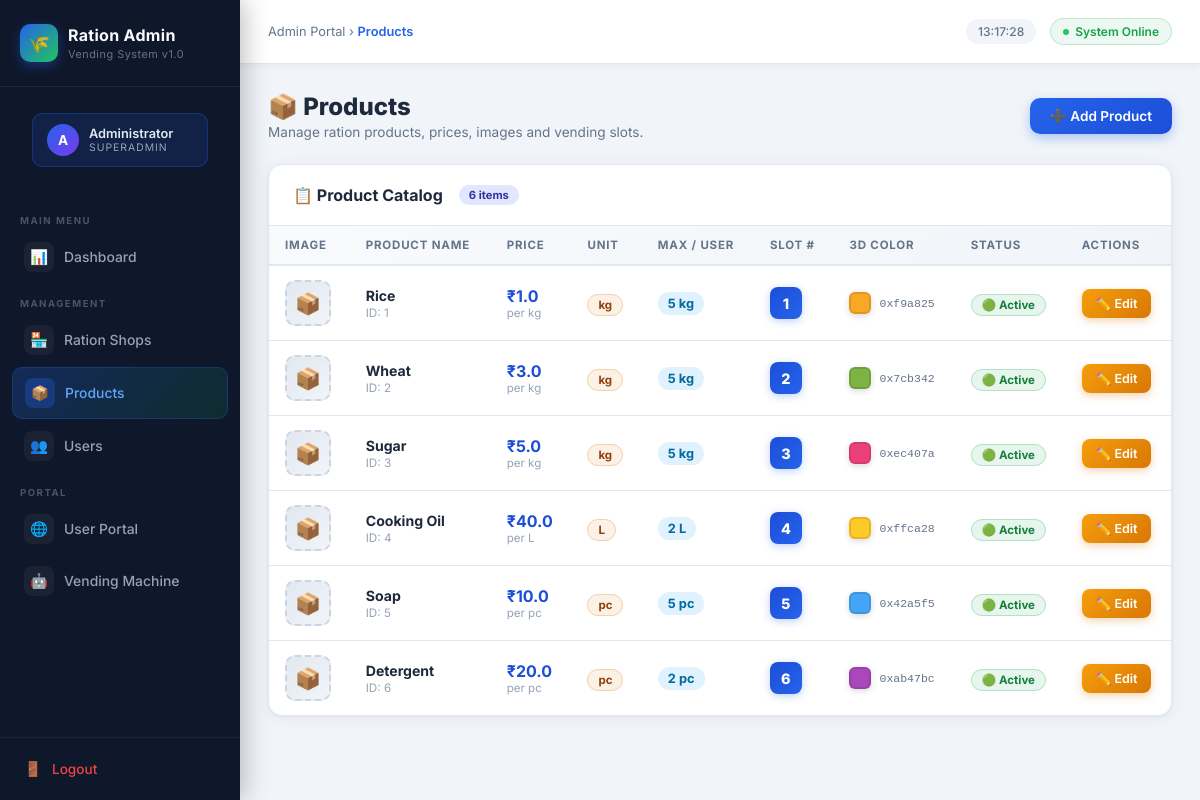
The app's page /admin/products (signed in) with its own data.
### models.py (models this page shows)
class Product(db.Model):
    __tablename__ = 'product'
    id = db.Column(db.Integer, primary_key=True)
    name = db.Column(db.String(100), nullable=False)
    price = db.Column(db.Float, nullable=False)
    unit = db.Column(db.String(20), default="kg")
    max_limit = db.Column(db.Integer, default=5)
    image_url = db.Column(db.String(255), default="")
    slot_number = db.Column(db.Integer, unique=True) # 1 to 6 mapped to vending machine keys
    hex_color = db.Column(db.String(10), default="0x00e676") # e.g. 0xf9a825 for 3D model
    is_active = db.Column(db.Boolean, default=True)
    order_items = db.relationship('OrderItem', backref='product', lazy=True)

### admin_routes.py (the view)
@admin_bp.route('/products')
@admin_required
def products():
    all_products = Product.query.all()
    return render_template('admin/products.html', products=all_products)

### admin_routes.py (called while the page is built)
def admin_required(f):
    from functools import wraps
    @wraps(f)
    @login_required
    def decorated_function(*args, **kwargs):
        if not current_user.is_admin:
            flash('Admin access required.', 'error')
            return redirect(url_for('main.dashboard'))
        return f(*args, **kwargs)
    return decorated_function

### templates/admin/products.html (shortened to what this page needs)
{% extends "admin/layout.html" %}
{% block breadcrumb %}Products{% endblock %}
{% block content %}
<div class="page-heading">
    <div>
        <h1>📦 Products</h1>
        <p>Manage ration products, prices, images and vending slots.</p>
    </div>
    <a href="{{ url_for('admin.add_product') }}" class="btn-blue">➕ Add Product</a>
</div>
<div class="a-card">
    <div class="a-card-header">
        <div class="a-card-title">📋 Product Catalog <span style="background:#e0e7ff;color:#3730a3;font-size:0.7rem;padding:3px 10px;border-radius:20px;margin-left:8px;font-weight:700;">{{ products|length }} items</span></div>
    </div>
    <div style="overflow-x:auto;">
        <table class="a-table">
            <thead>
                <tr>
                    <th>Image</th>
                    <th>Product Name</th>
                    <th>Price</th>
                    <th>Unit</th>
                    <th>Max / User</th>
                    <th>Slot #</th>
                    <th>3D Color</th>
                    <th>Status</th>
                    <th>Actions</th>
                </tr>
            </thead>
            <tbody>
                {% for p in products %}
                <tr>
                    <td>
                        {% if p.image_url %}
                        <img src="{{ url_for('static', filename=p.image_url) }}" alt="{{ p.name }}"
                             style="width:46px;height:46px;object-fit:cover;border-radius:10px;border:2px solid #e2e8f0;box-shadow:0 2px 8px rgba(0,0,0,0.08);">
                        {% else %}
                        <div style="width:46px;height:46px;background:linear-gradient(135deg,#e2e8f0,#f1f5f9);border-radius:10px;display:flex;align-items:center;justify-content:center;font-size:1.3rem;border:2px dashed #cbd5e1;">📦</div>
                        {% endif %}
                    </td>
                    <td>
                        <div style="font-weight:700;color:#1e293b;">{{ p.name }}</div>
                        <div style="font-size:0.73rem;color:#94a3b8;margin-top:2px;">ID: {{ p.id }}</div>
                    </td>
                    <td>
                        <div style="font-weight:700;color:#1d4ed8;font-size:1rem;">₹{{ p.price }}</div>
                        <div style="font-size:0.72rem;color:#94a3b8;">per {{ p.unit }}</div>
                    </td>
                    <td><span class="badge-warn">{{ p.unit }}</span></td>
                    <td>
                        <div style="display:flex;align-items:center;gap:6px;">
                            <div style="background:#e0f2fe;color:#0369a1;font-weight:700;padding:4px 10px;border-radius:20px;font-size:0.8rem;">{{ p.max_limit }} {{ p.unit }}</div>
                        </div>
                    </td>
                    <td>
                        <div style="width:32px;height:32px;background:linear-gradient(135deg,#1d4ed8,#2563eb);color:#fff;border-radius:8px;display:flex;align-items:center;justify-content:center;font-weight:800;font-size:0.9rem;box-shadow:0 2px 8px rgba(37,99,235,0.3);">{{ p.slot_number }}</div>
                    </td>
                    <td>
                        <div style="display:flex;align-items:center;gap:8px;">
                            <div style="width:22px;height:22px;background:{{ p.hex_color|replace('0x','#') }};border-radius:6px;border:2px solid rgba(0,0,0,0.1);box-shadow:0 2px 6px rgba(0,0,0,0.15);flex-shrink:0;"></div>
                            <code style="font-size:0.72rem;color:#64748b;">{{ p.hex_color }}</code>
                        </div>
                    </td>
                    <td>
                        {% if p.is_active %}
                        <span class="badge-active">🟢 Active</span>
                        {% else %}
                        <span class="badge-inactive">🔴 Inactive</span>
                        {% endif %}
                    </td>
                    <td>
                        <a href="{{ url_for('admin.edit_product', id=p.id) }}" class="btn-yellow">✏️ Edit</a>
                    </td>
                </tr>
                {% endfor %}
            </tbody>
        </table>
    </div>
</div>
{% endblock %}

### templates/admin/layout.html (style rules this page uses)
*, *::before, *::after { box-sizing: border-box; margin: 0; padding: 0; }
:root { --blue: #2563eb; --blue-light: #3b82f6; --blue-dark: #1d4ed8; --green: #16a34a; --green-light:#22c55e; --red: #dc2626; --red-light: #ef4444; --yellow: #d97706; --yellow-light:#f59e0b; --bg: #f1f5f9; --sidebar-bg: #0f172a; --sidebar-w: 240px; --card-bg: #ffffff; --text: #1e293b; --text-muted: #64748b; --border: #e2e8f0; --radius: 14px; }
body { font-family: 'Inter', sans-serif; background: var(--bg); color: var(--text); min-height: 100vh; display: flex; }
.a-card { background: var(--card-bg); border-radius: var(--radius); box-shadow: 0 2px 16px rgba(0,0,0,0.06), 0 1px 3px rgba(0,0,0,0.04); border: 1px solid var(--border); overflow: hidden; }
.a-card-header { display: flex; align-items: center; justify-content: space-between; padding: 20px 24px; border-bottom: 1px solid var(--border); }
.a-card-title { font-size: 1rem; font-weight: 700; color: var(--text); display: flex; align-items: center; gap: 8px; }
.a-table { width: 100%; border-collapse: collapse; }
.a-table thead tr { background: linear-gradient(135deg, #f8fafc, #f1f5f9); }
.a-table th { padding: 12px 16px; text-align: left; font-size: 0.72rem; font-weight: 700; color: var(--text-muted); text-transform: uppercase; letter-spacing: 0.8px; border-bottom: 2px solid var(--border); }
.a-table td { padding: 14px 16px; font-size: 0.88rem; border-bottom: 1px solid var(--border); color: var(--text); vertical-align: middle; }
.a-table tbody tr { transition: background 0.15s; }
.a-table tbody tr:last-child td { border-bottom: none; }
.btn-blue { display: inline-flex; align-items: center; gap: 6px; background: linear-gradient(135deg, var(--blue), var(--blue-dark)); color: #fff; border: none; border-radius: 10px; padding: 10px 20px; font-size: 0.85rem; font-weight: 600; cursor: pointer; text-decoration: none; box-shadow: 0 4px 12px rgba(37,99,235,0.35); transition: all 0.2s ease; }
.btn-yellow { display: inline-flex; align-items: center; gap: 6px; background: linear-gradient(135deg, var(--yellow-light), var(--yellow)); color: #fff; border: none; border-radius: 8px; padding: 7px 14px; font-size: 0.78rem; font-weight: 600; cursor: pointer; text-decoration: none; box-shadow: 0 3px 8px rgba(217,119,6,0.3); transition: all 0.2s ease; }
.badge-active { background: rgba(22,163,74,0.1); color: #15803d; border: 1px solid rgba(22,163,74,0.25); padding: 3px 10px; border-radius: 20px; font-size: 0.72rem; font-weight: 700; }
.badge-warn { background: rgba(217,119,6,0.1); color: #92400e; border: 1px solid rgba(217,119,6,0.25); padding: 3px 10px; border-radius: 20px; font-size: 0.72rem; font-weight: 700; }
.page-heading { display: flex; align-items: center; justify-content: space-between; margin-bottom: 24px; }
.page-heading h1 { font-size: 1.5rem; font-weight: 800; color: var(--text); }
.page-heading p { font-size: 0.85rem; color: var(--text-muted); margin-top: 3px; }

### records on screen
Product: name "Rice", id "1", price "1.0", unit "kg", max_limit "5", slot_number "1", hex_color "0xf9a825", is_active "🟢 Active"
Product: name "Wheat", id "2", price "3.0", unit "kg", max_limit "5", slot_number "2", hex_color "0x7cb342", is_active "🟢 Active"
Product: name "Sugar", id "3", price "5.0", unit "kg", max_limit "5", slot_number "3", hex_color "0xec407a", is_active "🟢 Active"
Product: name "Cooking Oil", id "4", price "40.0", unit "L", max_limit "2", slot_number "4", hex_color "0xffca28", is_active "🟢 Active"
Product: name "Soap", id "5", price "10.0", unit "pc", max_limit "5", slot_number "5", hex_color "0x42a5f5", is_active "🟢 Active"
Product: name "Detergent", id "6", price "20.0", unit "pc", max_limit "2", slot_number "6", hex_color "0xab47bc", is_active "🟢 Active"

### other values on screen
{{ products|length }} "6"
